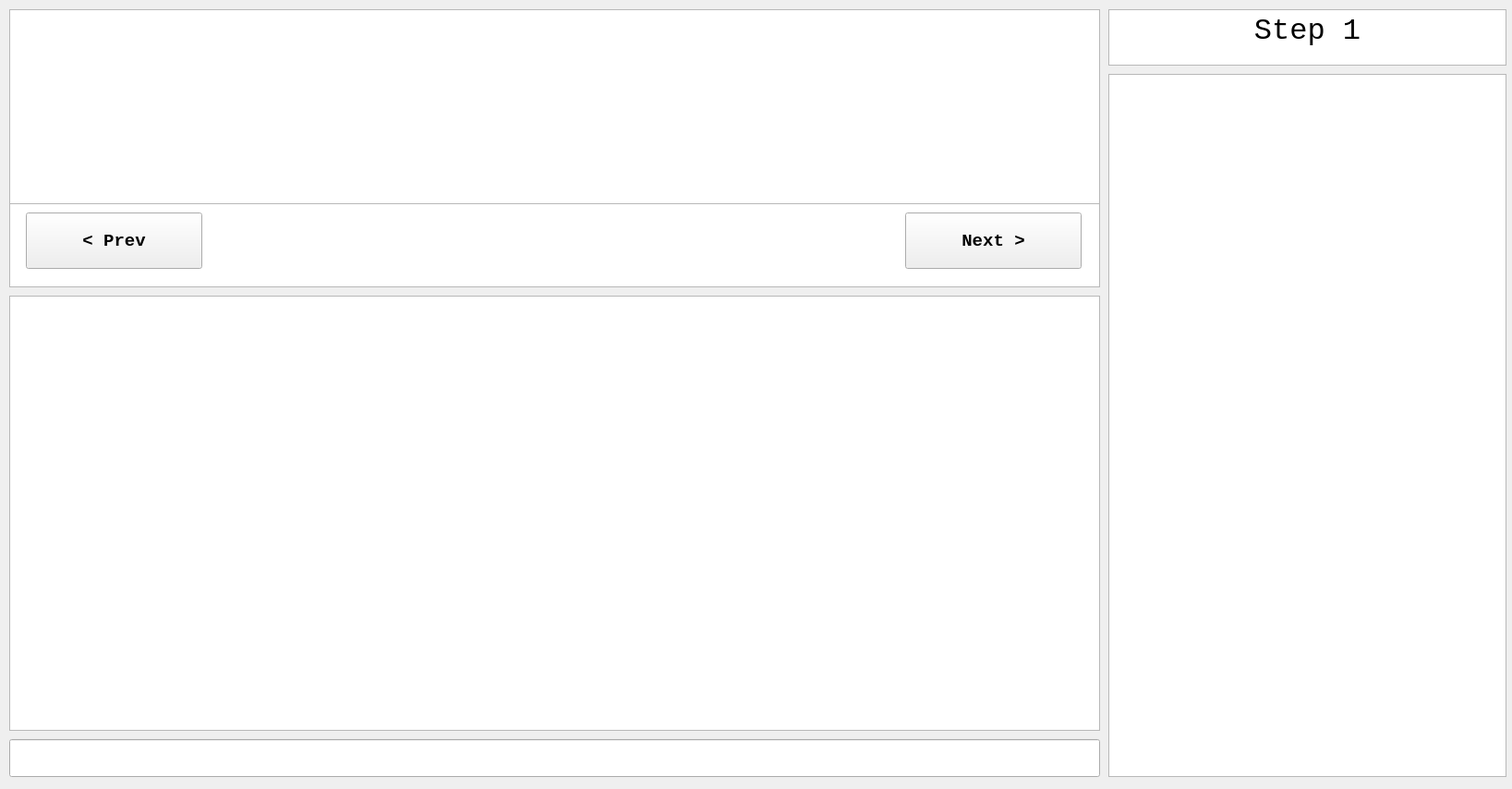
<?xml version="1.0" encoding="UTF-8"?>
<ui version="4.0">
 <class>HackGane_v1a</class>
 <widget class="QWidget" name="HackGane_v1a">
  <property name="geometry">
   <rect>
    <x>0</x>
    <y>0</y>
    <width>1637</width>
    <height>854</height>
   </rect>
  </property>
  <property name="sizePolicy">
   <sizepolicy hsizetype="Fixed" vsizetype="Fixed">
    <horstretch>0</horstretch>
    <verstretch>0</verstretch>
   </sizepolicy>
  </property>
  <property name="minimumSize">
   <size>
    <width>0</width>
    <height>0</height>
   </size>
  </property>
  <property name="font">
   <font>
    <family>나눔고딕</family>
    <pointsize>10</pointsize>
   </font>
  </property>
  <property name="windowTitle">
   <string>Form</string>
  </property>
  <property name="autoFillBackground">
   <bool>false</bool>
  </property>
  <widget class="QLineEdit" name="lineEdit">
   <property name="geometry">
    <rect>
     <x>10</x>
     <y>800</y>
     <width>1181</width>
     <height>41</height>
    </rect>
   </property>
   <property name="font">
    <font>
     <family>Consolas</family>
     <pointsize>12</pointsize>
    </font>
   </property>
  </widget>
  <widget class="QTextEdit" name="textEdit">
   <property name="geometry">
    <rect>
     <x>10</x>
     <y>320</y>
     <width>1181</width>
     <height>471</height>
    </rect>
   </property>
   <property name="font">
    <font>
     <family>Consolas</family>
     <pointsize>12</pointsize>
    </font>
   </property>
   <property name="readOnly">
    <bool>true</bool>
   </property>
  </widget>
  <widget class="QTextBrowser" name="tips">
   <property name="geometry">
    <rect>
     <x>1200</x>
     <y>80</y>
     <width>431</width>
     <height>761</height>
    </rect>
   </property>
   <property name="font">
    <font>
     <family>Consolas</family>
     <pointsize>15</pointsize>
    </font>
   </property>
  </widget>
  <widget class="QPushButton" name="pushButton">
   <property name="geometry">
    <rect>
     <x>980</x>
     <y>230</y>
     <width>191</width>
     <height>61</height>
    </rect>
   </property>
   <property name="font">
    <font>
     <family>Consolas</family>
     <pointsize>14</pointsize>
     <weight>75</weight>
     <bold>true</bold>
    </font>
   </property>
   <property name="text">
    <string>Next &gt;</string>
   </property>
  </widget>
  <widget class="QTextBrowser" name="step">
   <property name="geometry">
    <rect>
     <x>1200</x>
     <y>10</y>
     <width>431</width>
     <height>61</height>
    </rect>
   </property>
   <property name="font">
    <font>
     <family>Consolas</family>
     <pointsize>21</pointsize>
    </font>
   </property>
   <property name="html">
    <string>&lt;!DOCTYPE HTML PUBLIC &quot;-//W3C//DTD HTML 4.0//EN&quot; &quot;http://www.w3.org/TR/REC-html40/strict.dtd&quot;&gt;
&lt;html&gt;&lt;head&gt;&lt;meta name=&quot;qrichtext&quot; content=&quot;1&quot; /&gt;&lt;style type=&quot;text/css&quot;&gt;
p, li { white-space: pre-wrap; }
&lt;/style&gt;&lt;/head&gt;&lt;body style=&quot; font-family:'Consolas','나눔고딕'; font-size:21pt; font-weight:400; font-style:normal;&quot;&gt;
&lt;p align=&quot;center&quot; style=&quot; margin-top:0px; margin-bottom:0px; margin-left:0px; margin-right:0px; -qt-block-indent:0; text-indent:0px;&quot;&gt;&lt;span style=&quot; font-family:'Consolas'; font-size:24pt;&quot;&gt;Step 1&lt;/span&gt;&lt;/p&gt;&lt;/body&gt;&lt;/html&gt;</string>
   </property>
  </widget>
  <widget class="QPushButton" name="prev_btn">
   <property name="geometry">
    <rect>
     <x>28</x>
     <y>230</y>
     <width>191</width>
     <height>61</height>
    </rect>
   </property>
   <property name="font">
    <font>
     <family>Consolas</family>
     <pointsize>14</pointsize>
     <weight>75</weight>
     <bold>true</bold>
    </font>
   </property>
   <property name="text">
    <string>&lt; Prev</string>
   </property>
  </widget>
  <widget class="QTextBrowser" name="textbr">
   <property name="geometry">
    <rect>
     <x>10</x>
     <y>10</y>
     <width>1181</width>
     <height>301</height>
    </rect>
   </property>
   <property name="font">
    <font>
     <family>Consolas</family>
     <pointsize>12</pointsize>
    </font>
   </property>
  </widget>
  <widget class="QTextEdit" name="mainText">
   <property name="geometry">
    <rect>
     <x>10</x>
     <y>10</y>
     <width>1181</width>
     <height>211</height>
    </rect>
   </property>
   <property name="font">
    <font>
     <family>Consolas</family>
     <pointsize>11</pointsize>
    </font>
   </property>
  </widget>
  <zorder>textbr</zorder>
  <zorder>lineEdit</zorder>
  <zorder>textEdit</zorder>
  <zorder>tips</zorder>
  <zorder>pushButton</zorder>
  <zorder>step</zorder>
  <zorder>prev_btn</zorder>
  <zorder>mainText</zorder>
 </widget>
 <resources/>
 <connections/>
</ui>
